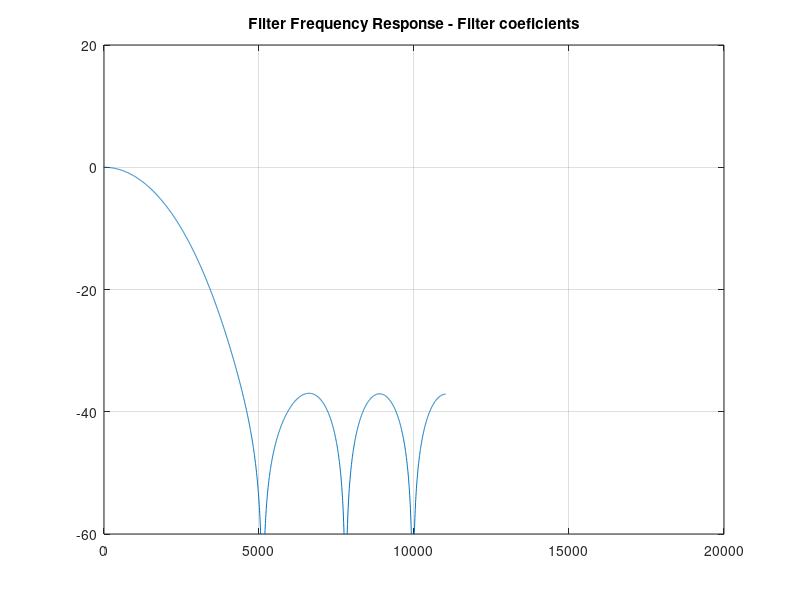
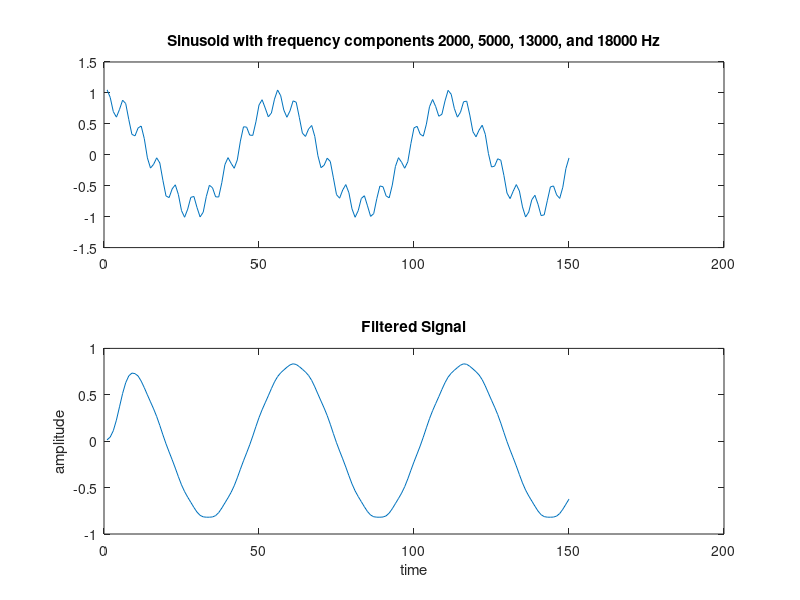

These charts were generated, in order, by the following MATLAB code:
close all;
clear all;
clf;


f1 = 400;
f2 = 4000;
delta_f = f2-f1;
Fs = 22050;
dB  = 38;
N = dB*Fs/(22*delta_f)

f =  [f1 ]/(Fs/2);
hc = fir1(round(N)-1, f,'low'); %filter coeficients

bb = round(hc*(2^24));
bin_bb = dec2bin(bb, 24);
fileIDbb=fopen('coef_oct.txt', 'w');
dlmwrite(fileIDbb, bin_bb, '');
fclose(fileIDbb);

figure
plot((-0.5:1/4096:0.5-1/4096)*Fs,20*log10(abs(fftshift(fft(hc,4096)))))
axis([0 20000 -60 20])
title('Filter Frequency Response - Filter coeficients')
grid on

n = 0:149;
x = 0.85*cos(2*pi*f1/Fs*n) + 0.2*cos(2*pi*f2/Fs*n)
%x = sin(2*pi*[1:1000]*5000/Fs) +  sin(2*pi*[1:1000]*2000/Fs) + sin(2*pi*[1:1000]*13000/Fs)  + sin(2*pi*[1:1000]*18000/Fs);

sig = 20*log10(abs(fftshift(fft(x,4096))));
xf = filter(hc,1,x)

figure
subplot(211)
plot(x)
title('Sinusoid with frequency components 2000, 5000, 13000, and 18000 Hz')


subplot(212)
plot(xf)
title('Filtered Signal')
xlabel('time')
ylabel('amplitude')


x= (x/sum(x))/20;
sig = 20*log10(abs(fftshift(fft(x,4096))));
xf = filter(hc,1,x);
